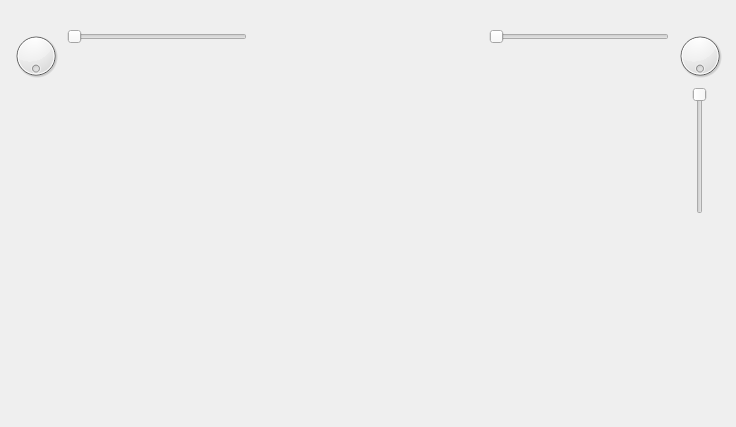
<?xml version="1.0" encoding="UTF-8"?>
<ui version="4.0">
 <class>OpenGLControls</class>
 <widget class="QWidget" name="OpenGLControls">
  <property name="geometry">
   <rect>
    <x>0</x>
    <y>0</y>
    <width>736</width>
    <height>427</height>
   </rect>
  </property>
  <property name="windowTitle">
   <string>Form</string>
  </property>
  <property name="autoFillBackground">
   <bool>false</bool>
  </property>
  <layout class="QGridLayout" name="gridLayout">
   <item row="0" column="0">
    <layout class="QVBoxLayout" name="verticalLayout_5">
     <item>
      <layout class="QHBoxLayout" name="horizontalLayout_4">
       <item>
        <layout class="QHBoxLayout" name="horizontalLayout_3">
         <item>
          <layout class="QVBoxLayout" name="verticalLayout_4" stretch="0,0,0">
           <property name="spacing">
            <number>6</number>
           </property>
           <property name="leftMargin">
            <number>0</number>
           </property>
           <item>
            <widget class="QLabel" name="label_2">
             <property name="maximumSize">
              <size>
               <width>50</width>
               <height>50</height>
              </size>
             </property>
             <property name="lineWidth">
              <number>1</number>
             </property>
             <property name="midLineWidth">
              <number>0</number>
             </property>
             <property name="text">
              <string/>
             </property>
             <property name="pixmap">
              <pixmap resource="../../assets/resources.qrc">:/icons/Sun.png</pixmap>
             </property>
             <property name="scaledContents">
              <bool>true</bool>
             </property>
             <property name="alignment">
              <set>Qt::AlignCenter</set>
             </property>
             <property name="wordWrap">
              <bool>false</bool>
             </property>
             <property name="margin">
              <number>10</number>
             </property>
             <property name="indent">
              <number>-1</number>
             </property>
            </widget>
           </item>
           <item>
            <widget class="QDial" name="sun_rotation_y">
             <property name="enabled">
              <bool>true</bool>
             </property>
             <property name="sizePolicy">
              <sizepolicy hsizetype="Fixed" vsizetype="Fixed">
               <horstretch>0</horstretch>
               <verstretch>0</verstretch>
              </sizepolicy>
             </property>
             <property name="maximumSize">
              <size>
               <width>50</width>
               <height>50</height>
              </size>
             </property>
             <property name="baseSize">
              <size>
               <width>50</width>
               <height>50</height>
              </size>
             </property>
             <property name="toolTip">
              <string>Rotate sun around the terrain</string>
             </property>
             <property name="maximum">
              <number>359</number>
             </property>
             <property name="wrapping">
              <bool>true</bool>
             </property>
            </widget>
           </item>
           <item>
            <spacer name="verticalSpacer_3">
             <property name="orientation">
              <enum>Qt::Vertical</enum>
             </property>
             <property name="sizeHint" stdset="0">
              <size>
               <width>20</width>
               <height>40</height>
              </size>
             </property>
            </spacer>
           </item>
          </layout>
         </item>
         <item>
          <layout class="QVBoxLayout" name="verticalLayout_3">
           <property name="topMargin">
            <number>18</number>
           </property>
           <item>
            <widget class="QSlider" name="sun_rotation_x">
             <property name="toolTip">
              <string>Rotate the sun over the terrain</string>
             </property>
             <property name="maximum">
              <number>90</number>
             </property>
             <property name="orientation">
              <enum>Qt::Horizontal</enum>
             </property>
            </widget>
           </item>
           <item>
            <spacer name="verticalSpacer_2">
             <property name="orientation">
              <enum>Qt::Vertical</enum>
             </property>
             <property name="sizeHint" stdset="0">
              <size>
               <width>20</width>
               <height>40</height>
              </size>
             </property>
            </spacer>
           </item>
          </layout>
         </item>
        </layout>
       </item>
       <item>
        <spacer name="horizontalSpacer_3">
         <property name="orientation">
          <enum>Qt::Horizontal</enum>
         </property>
         <property name="sizeHint" stdset="0">
          <size>
           <width>40</width>
           <height>20</height>
          </size>
         </property>
        </spacer>
       </item>
       <item>
        <layout class="QHBoxLayout" name="horizontalLayout_2">
         <item>
          <layout class="QVBoxLayout" name="verticalLayout_2">
           <property name="topMargin">
            <number>18</number>
           </property>
           <item>
            <widget class="QSlider" name="cam_rotation_x">
             <property name="toolTip">
              <string>Rotate the camera over the terrain</string>
             </property>
             <property name="maximum">
              <number>90</number>
             </property>
             <property name="orientation">
              <enum>Qt::Horizontal</enum>
             </property>
            </widget>
           </item>
           <item>
            <spacer name="verticalSpacer">
             <property name="orientation">
              <enum>Qt::Vertical</enum>
             </property>
             <property name="sizeHint" stdset="0">
              <size>
               <width>20</width>
               <height>40</height>
              </size>
             </property>
            </spacer>
           </item>
          </layout>
         </item>
         <item>
          <layout class="QVBoxLayout" name="verticalLayout">
           <item>
            <widget class="QLabel" name="label">
             <property name="maximumSize">
              <size>
               <width>50</width>
               <height>50</height>
              </size>
             </property>
             <property name="text">
              <string/>
             </property>
             <property name="pixmap">
              <pixmap resource="../../assets/resources.qrc">:/icons/Camera.png</pixmap>
             </property>
             <property name="scaledContents">
              <bool>true</bool>
             </property>
             <property name="alignment">
              <set>Qt::AlignCenter</set>
             </property>
             <property name="margin">
              <number>10</number>
             </property>
            </widget>
           </item>
           <item>
            <widget class="QDial" name="cam_rotation_y">
             <property name="sizePolicy">
              <sizepolicy hsizetype="Fixed" vsizetype="Fixed">
               <horstretch>0</horstretch>
               <verstretch>0</verstretch>
              </sizepolicy>
             </property>
             <property name="maximumSize">
              <size>
               <width>50</width>
               <height>50</height>
              </size>
             </property>
             <property name="toolTip">
              <string>Rotate the camera around the terrain</string>
             </property>
             <property name="maximum">
              <number>359</number>
             </property>
             <property name="wrapping">
              <bool>true</bool>
             </property>
            </widget>
           </item>
           <item>
            <layout class="QHBoxLayout" name="horizontalLayout">
             <item>
              <widget class="QSlider" name="cam_zoom">
               <property name="toolTip">
                <string>Zoom the camera in and out</string>
               </property>
               <property name="minimum">
                <number>4</number>
               </property>
               <property name="maximum">
                <number>80</number>
               </property>
               <property name="singleStep">
                <number>1</number>
               </property>
               <property name="orientation">
                <enum>Qt::Vertical</enum>
               </property>
               <property name="invertedAppearance">
                <bool>true</bool>
               </property>
              </widget>
             </item>
            </layout>
           </item>
          </layout>
         </item>
        </layout>
       </item>
      </layout>
     </item>
     <item>
      <spacer name="verticalSpacer_4">
       <property name="orientation">
        <enum>Qt::Vertical</enum>
       </property>
       <property name="sizeHint" stdset="0">
        <size>
         <width>20</width>
         <height>40</height>
        </size>
       </property>
      </spacer>
     </item>
    </layout>
   </item>
  </layout>
 </widget>
 <resources>
  <include location="../../assets/resources.qrc"/>
 </resources>
 <connections/>
</ui>
